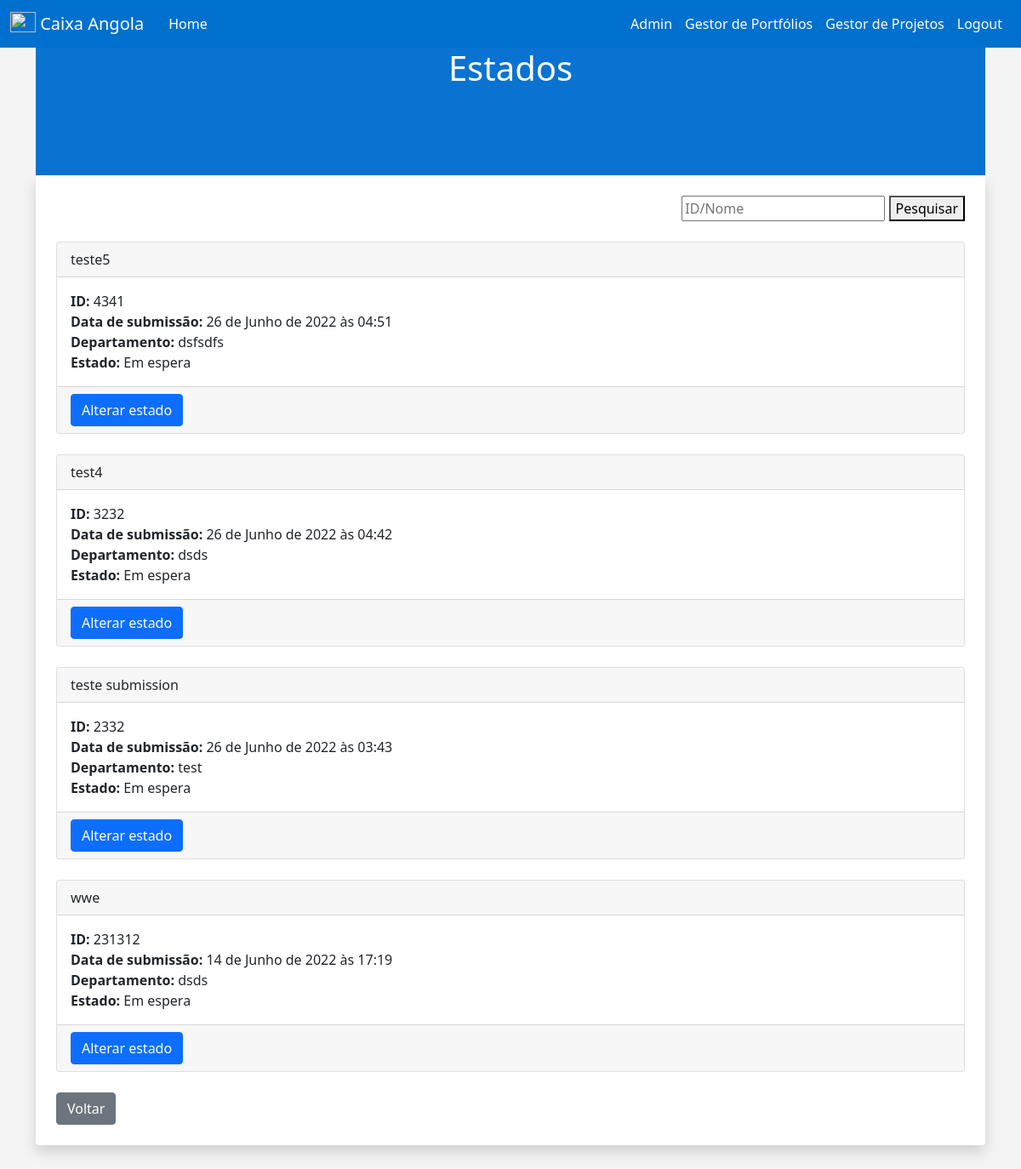
The page /Status (signed in) on the database its author committed.
### main/models.py (models this page shows, shortened)
class Oportunidade(models.Model):
	state_choices = (
		("Em espera","Em espera"),
		("Em progresso", "Em progresso"),
		("Finalizado", "Finalizado")
	)
	is_approved_choices = (
		("Sim","Sim"),
		("Não", "Não"),
	)
	recursos_choices = (
		("Sim","Sim"),
		("Não", "Não"),
	)
	nome = models.CharField('Nome', max_length=120)
	id_number = models.IntegerField('ID')
	departamento = models.CharField('Departamento', max_length=120)
	email = models.EmailField(max_length=120)
	desc = models.TextField('Descrição da oportunidade', max_length=240)
	recursos = models.CharField(choices=recursos_choices, max_length=120)
	date = models.DateTimeField(auto_now_add=True)
	state = models.CharField(choices=state_choices, max_length=120, default='Em espera')
	is_approved = models.CharField(choices=is_approved_choices, max_length=120)
	user = models.ForeignKey(User, on_delete=models.CASCADE)

### main/decorators.py (the view)
        def wrapper(request, *args, **kwargs):
            if request.user.groups.filter(name__in=groups).exists():
                return function(request, *args, **kwargs)
            else:
                return redirect('/')
            raise Http404

### main/templatetags/auth_extras.py (called while the page is built)
@register.filter(name='has_group')
def has_group(user, group_name):
    group = Group.objects.get(name=group_name)
    return True if group in user.groups.all() else False

### main/views.py (called while the page is built)
@groupcheck('Gestor de Portfólios', 'superuser')
def status(request):
	oportunidade_list = Oportunidade.objects.filter(is_approved='Sim').order_by('-date')
	return render(request, 'status.html', {
		'oportunidade_list': oportunidade_list
		})

### main/templates/status.html (shortened to what this page needs)
{% extends 'base.html' %}
{% load static %}
{% block content %}
  <!DOCTYPE html>
  <html>
  <head>
  </head>
  <body>
    <div class="container">
      <div class="header" style="background-color: #0A72D1;">
        <h1 style="text-align: center; color: white;" id="texto">Estados</h1>
      </div>
      <div class="shadow p-4 mb-5 bg-body rounded">
      <div class="main">
        <form style="text-align: right;" method="POST" action="{% url 'status_search' %}">
          <input type="search" name="searchedss" placeholder="ID/Nome">
          <button type="submit">Pesquisar</button>
        </form>
        {% for oportunidade in oportunidade_list %}
                    <div class="card">
                        <div class="card-header">
                            {{ oportunidade.nome }}
                        </div>
                        <div class="card-body">
                            <b>ID: </b>{{ oportunidade.id_number }}
                            <br/>
                            <b>Data de submissão: </b>{{ oportunidade.date }}
                            <br/>
                            <b>Departamento: </b>{{ oportunidade.departamento }}
                            <br/>
                            <b>Estado: </b>{{ oportunidade.state }}
                        </div>
                        <div class="card-footer text-muted">
                            <a href="{% url 'status_oportunidade' oportunidade.id %}" class="btn btn-primary">Alterar estado</a>
                        </div>
                    </div>
                    {% endfor %}
                  </div>
                  <a href="indexPMO" class="btn btn-secondary">Voltar</a>
                </div>
              </div>
  </body>
  </html>
{% endblock %}

### main/templates/base.html (style rules this page uses)
body { background: #f4f4f4; }

### main/templates/navbar.html (style rules this page uses)
a { text-decoration: none; }

### main/templates/status.html (style rules this page uses)
.header { height: 150px; }

### rows shown on the page
Oportunidade: nome "teste5", id_number "4341", date "26 de Junho de 2022 às 04:51", departamento "dsfsdfs", state "Em espera"
Oportunidade: nome "test4", id_number "3232", date "26 de Junho de 2022 às 04:42", departamento "dsds", state "Em espera"
Oportunidade: nome "teste submission", id_number "2332", date "26 de Junho de 2022 às 03:43", departamento "test", state "Em espera"
Oportunidade: nome "wwe", id_number "231312", date "14 de Junho de 2022 às 17:19", departamento "dsds", state "Em espera"
